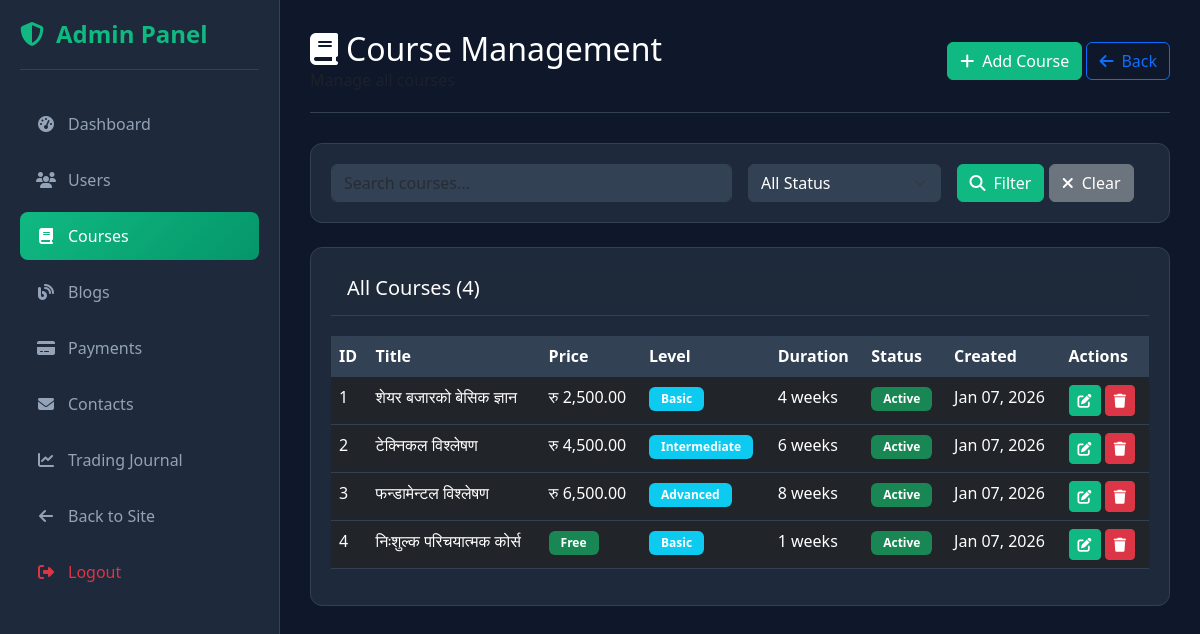
The page /admin/courses.php (signed in) on the database its author committed.
### tables this page shows
CREATE TABLE IF NOT EXISTS `courses` (
  `id` int(11) NOT NULL AUTO_INCREMENT,
  `title` varchar(255) NOT NULL,
  `description` text DEFAULT NULL,
  `content` longtext DEFAULT NULL,
  `price` decimal(10,2) NOT NULL DEFAULT 0.00,
  `is_free` tinyint(1) DEFAULT 0,
  `duration_weeks` int(11) DEFAULT NULL,
  `level` enum('basic','intermediate','advanced') DEFAULT 'basic',
  `image_url` varchar(500) DEFAULT NULL,
  `status` enum('active','inactive') DEFAULT 'active',
  `created_at` timestamp NOT NULL DEFAULT CURRENT_TIMESTAMP,
  `updated_at` timestamp NOT NULL DEFAULT CURRENT_TIMESTAMP ON UPDATE CURRENT_TIMESTAMP,
  PRIMARY KEY (`id`),
  KEY `is_free` (`is_free`),
  KEY `status` (`status`)
);

### admin/courses.php (the view, shortened to what this page needs)
<?php
require_once __DIR__.'/auth.php';
$search = $_GET['search'] ?? '';
$where_conditions = [];
$params = [];
$where_clause = !empty($where_conditions) ? "WHERE " . implode(" AND ", $where_conditions) : "";
$courses_stmt = $pdo->prepare("SELECT * FROM courses $where_clause ORDER BY created_at DESC");
$courses_stmt->execute($params);
$courses = $courses_stmt->fetchAll(PDO::FETCH_ASSOC);
?>
<!DOCTYPE html>
<html lang="en">
<head>
    <link href="https://cdn.jsdelivr.net/npm/bootstrap@5.3.0/dist/css/bootstrap.min.css" rel="stylesheet">
    <link rel="stylesheet" href="https://cdnjs.cloudflare.com/ajax/libs/font-awesome/6.4.0/css/all.min.css">
</head>
<body>
    <?php include __DIR__.'/sidebar.php'; ?>
    <main class="admin-main">
        <div class="admin-header">
            <div>
                <h1><i class="fas fa-book me-2"></i>Course Management</h1>
                <p class="text-muted mb-0">Manage all courses</p>
            </div>
            <div>
                <button class="btn btn-primary" data-bs-toggle="modal" data-bs-target="#courseModal">
                    <i class="fas fa-plus me-2"></i>Add Course
                </button>
                <a href="dashboard.php" class="btn btn-outline-primary">
                    <i class="fas fa-arrow-left me-2"></i>Back
                </a>
            </div>
        </div>
        <div class="card mb-4">
            <form method="GET" class="row g-3">
                <div class="col-md-6">
                    <input type="text" class="form-control" name="search" placeholder="Search courses..." value="<?php echo htmlspecialchars($search); ?>">
                </div>
                <div class="col-md-3">
                    <select class="form-select" name="status">
                        <option value="">All Status</option>
                    </select>
                </div>
                <div class="col-md-3">
                    <button type="submit" class="btn btn-primary">
                        <i class="fas fa-search me-2"></i>Filter
                    </button>
                    <a href="courses.php" class="btn btn-secondary">
                        <i class="fas fa-times me-2"></i>Clear
                    </a>
                </div>
            </form>
        </div>
        <div class="card">
            <div class="card-header">
                <h5>All Courses (<?php echo count($courses); ?>)</h5>
            </div>
            <div class="table-responsive">
                <table class="table table-dark">
                    <thead>
                        <tr>
                            <th>ID</th>
                            <th>Title</th>
                            <th>Price</th>
                            <th>Level</th>
                            <th>Duration</th>
                            <th>Status</th>
                            <th>Created</th>
                            <th>Actions</th>
                        </tr>
                    </thead>
                    <tbody>
                        <?php if (empty($courses)): ?>
                            <tr><td colspan="8" class="text-center text-muted">No courses found</td></tr>
                        <?php else: ?>
                            <?php foreach ($courses as $course): ?>
                                <tr>
                                    <td><?php echo $course['id']; ?></td>
                                    <td><?php echo htmlspecialchars($course['title']); ?></td>
                                    <td>
                                        <?php if ($course['is_free']): ?>
                                            <span class="badge bg-success">Free</span>
                                        <?php else: ?>
                                            रु <?php echo number_format($course['price'], 2); ?>
                                        <?php endif; ?>
                                    </td>
                                    <td><span class="badge bg-info"><?php echo ucfirst($course['level']); ?></span></td>
                                    <td><?php echo $course['duration_weeks'] ? $course['duration_weeks'] . ' weeks' : 'N/A'; ?></td>
                                    <td>
                                        <span class="badge bg-<?php echo $course['status'] === 'active' ? 'success' : 'secondary'; ?>">
                                            <?php echo ucfirst($course['status']); ?>
                                        </span>
                                    </td>
                                    <td><?php echo date('M d, Y', strtotime($course['created_at'])); ?></td>
                                    <td>
                                        <a href="?edit=<?php echo $course['id']; ?>" class="btn btn-sm btn-primary">
                                            <i class="fas fa-edit"></i>
                                        </a>
                                        <form method="POST" class="d-inline" onsubmit="return confirm('Are you sure?');">
                                            <button type="submit" class="btn btn-sm btn-danger">
                                                <i class="fas fa-trash"></i>
                                            </button>
                                        </form>
                                    </td>
                                </tr>
                            <?php endforeach; ?>
                        <?php endif; ?>
                    </tbody>
                </table>
            </div>
        </div>
    </main>
</body>
</html>

### admin/sidebar.php (shortened to what this page needs)
<aside class="admin-sidebar">
    <div class="admin-sidebar-header">
        <i class="fas fa-shield-alt" style="color: var(--primary); font-size: 1.5rem;"></i>
        <h4>Admin Panel</h4>
    </div>
    <ul class="admin-nav">
        <li class="admin-nav-item">
            <a href="dashboard.php" class="admin-nav-link <?php echo basename($_SERVER['PHP_SELF']) === 'dashboard.php' ? 'active' : ''; ?>">
                <i class="fas fa-tachometer-alt"></i>
                <span>Dashboard</span>
            </a>
        </li>
        <li class="admin-nav-item">
            <a href="users.php" class="admin-nav-link <?php echo basename($_SERVER['PHP_SELF']) === 'users.php' ? 'active' : ''; ?>">
                <i class="fas fa-users"></i>
                <span>Users</span>
            </a>
        </li>
        <li class="admin-nav-item">
            <a href="courses.php" class="admin-nav-link <?php echo basename($_SERVER['PHP_SELF']) === 'courses.php' ? 'active' : ''; ?>">
                <i class="fas fa-book"></i>
                <span>Courses</span>
            </a>
        </li>
        <li class="admin-nav-item">
            <a href="blogs.php" class="admin-nav-link <?php echo basename($_SERVER['PHP_SELF']) === 'blogs.php' ? 'active' : ''; ?>">
                <i class="fas fa-blog"></i>
                <span>Blogs</span>
            </a>
        </li>
        <li class="admin-nav-item">
            <a href="payments.php" class="admin-nav-link <?php echo basename($_SERVER['PHP_SELF']) === 'payments.php' ? 'active' : ''; ?>">
                <i class="fas fa-credit-card"></i>
                <span>Payments</span>
            </a>
        </li>
        <li class="admin-nav-item">
            <a href="contacts.php" class="admin-nav-link <?php echo basename($_SERVER['PHP_SELF']) === 'contacts.php' ? 'active' : ''; ?>">
                <i class="fas fa-envelope"></i>
                <span>Contacts</span>
            </a>
        </li>
        <li class="admin-nav-item">
            <a href="trades.php" class="admin-nav-link <?php echo basename($_SERVER['PHP_SELF']) === 'trades.php' ? 'active' : ''; ?>">
                <i class="fas fa-chart-line"></i>
                <span>Trading Journal</span>
            </a>
        </li>
        <li class="admin-nav-item">
            <a href="../dashboard/dashboard.php" class="admin-nav-link">
                <i class="fas fa-arrow-left"></i>
                <span>Back to Site</span>
            </a>
        </li>
        <li class="admin-nav-item">
            <a href="../logout.php" class="admin-nav-link text-danger">
                <i class="fas fa-sign-out-alt"></i>
                <span>Logout</span>
            </a>
        </li>
    </ul>
</aside>

### admin/styles.php (style rules this page uses)
:root { --primary: #10b981; --primary-dark: #059669; --dark-bg: #0f172a; --dark-card: #1e293b; --dark-hover: #334155; --text-primary: #ffffff; --text-secondary: #94a3b8; --border-color: #334155; --danger: #ef4444; --warning: #f59e0b; --info: #3b82f6; }
* { margin: 0; padding: 0; box-sizing: border-box; }
body { background-color: var(--dark-bg); color: var(--text-primary); font-family: 'Segoe UI', Tahoma, Geneva, Verdana, sans-serif; }
.admin-sidebar { position: fixed; left: 0; top: 0; height: 100vh; width: 280px; background-color: var(--dark-card); border-right: 1px solid var(--border-color); padding: 20px; z-index: 1000; overflow-y: auto; }
.admin-sidebar-header { display: flex; align-items: center; gap: 12px; margin-bottom: 30px; padding-bottom: 20px; border-bottom: 1px solid var(--border-color); }
.admin-sidebar-header h4 { color: var(--primary); margin: 0; font-weight: 700; }
.admin-nav { list-style: none; padding: 0; }
.admin-nav-item { margin-bottom: 8px; }
.admin-nav-link { display: flex; align-items: center; gap: 12px; padding: 12px 16px; color: var(--text-secondary); text-decoration: none; border-radius: 8px; transition: all 0.3s; }
.admin-nav-link.active { background: linear-gradient(135deg, var(--primary) 0%, var(--primary-dark) 100%); color: white; }
.admin-nav-link i { width: 20px; text-align: center; }
.admin-main { margin-left: 280px; padding: 30px; min-height: 100vh; }
.admin-header { display: flex; justify-content: space-between; align-items: center; margin-bottom: 30px; padding-bottom: 20px; border-bottom: 1px solid var(--border-color); }
.admin-header h1 { color: var(--text-primary); font-size: 2rem; margin: 0; }
.card { background: var(--dark-card); border: 1px solid var(--border-color); border-radius: 12px; padding: 20px; margin-bottom: 20px; }
.card-header { display: flex; justify-content: space-between; align-items: center; margin-bottom: 20px; padding-bottom: 15px; border-bottom: 1px solid var(--border-color); }
.card-header h5 { color: var(--text-primary); margin: 0; }
.table-dark { background-color: var(--dark-card); color: var(--text-primary); }
.table-dark th { background-color: var(--dark-hover); border-color: var(--border-color); color: var(--text-primary); }
.table-dark td { border-color: var(--border-color); color: var(--text-primary); }
.form-control, .form-select { background-color: var(--dark-hover); border: 1px solid var(--border-color); color: var(--text-primary); }
.badge { padding: 6px 12px; border-radius: 6px; font-weight: 600; }
.btn-primary { background-color: var(--primary); border-color: var(--primary); }

### rows shown on the page
courses: id "1", title "शेयर बजारको बेसिक ज्ञान", price "2,500.00", level "Basic", duration_weeks "4", status "Active", created_at "Jan 07, 2026"
courses: id "2", title "टेक्निकल विश्लेषण", price "4,500.00", level "Intermediate", duration_weeks "6", status "Active", created_at "Jan 07, 2026"
courses: id "3", title "फन्डामेन्टल विश्लेषण", price "6,500.00", level "Advanced", duration_weeks "8", status "Active", created_at "Jan 07, 2026"
courses: id "4", title "निःशुल्क परिचयात्मक कोर्स", is_free "Free", level "Basic", duration_weeks "1", status "Active", created_at "Jan 07, 2026"

### other values the page prints
count($courses) "4"
